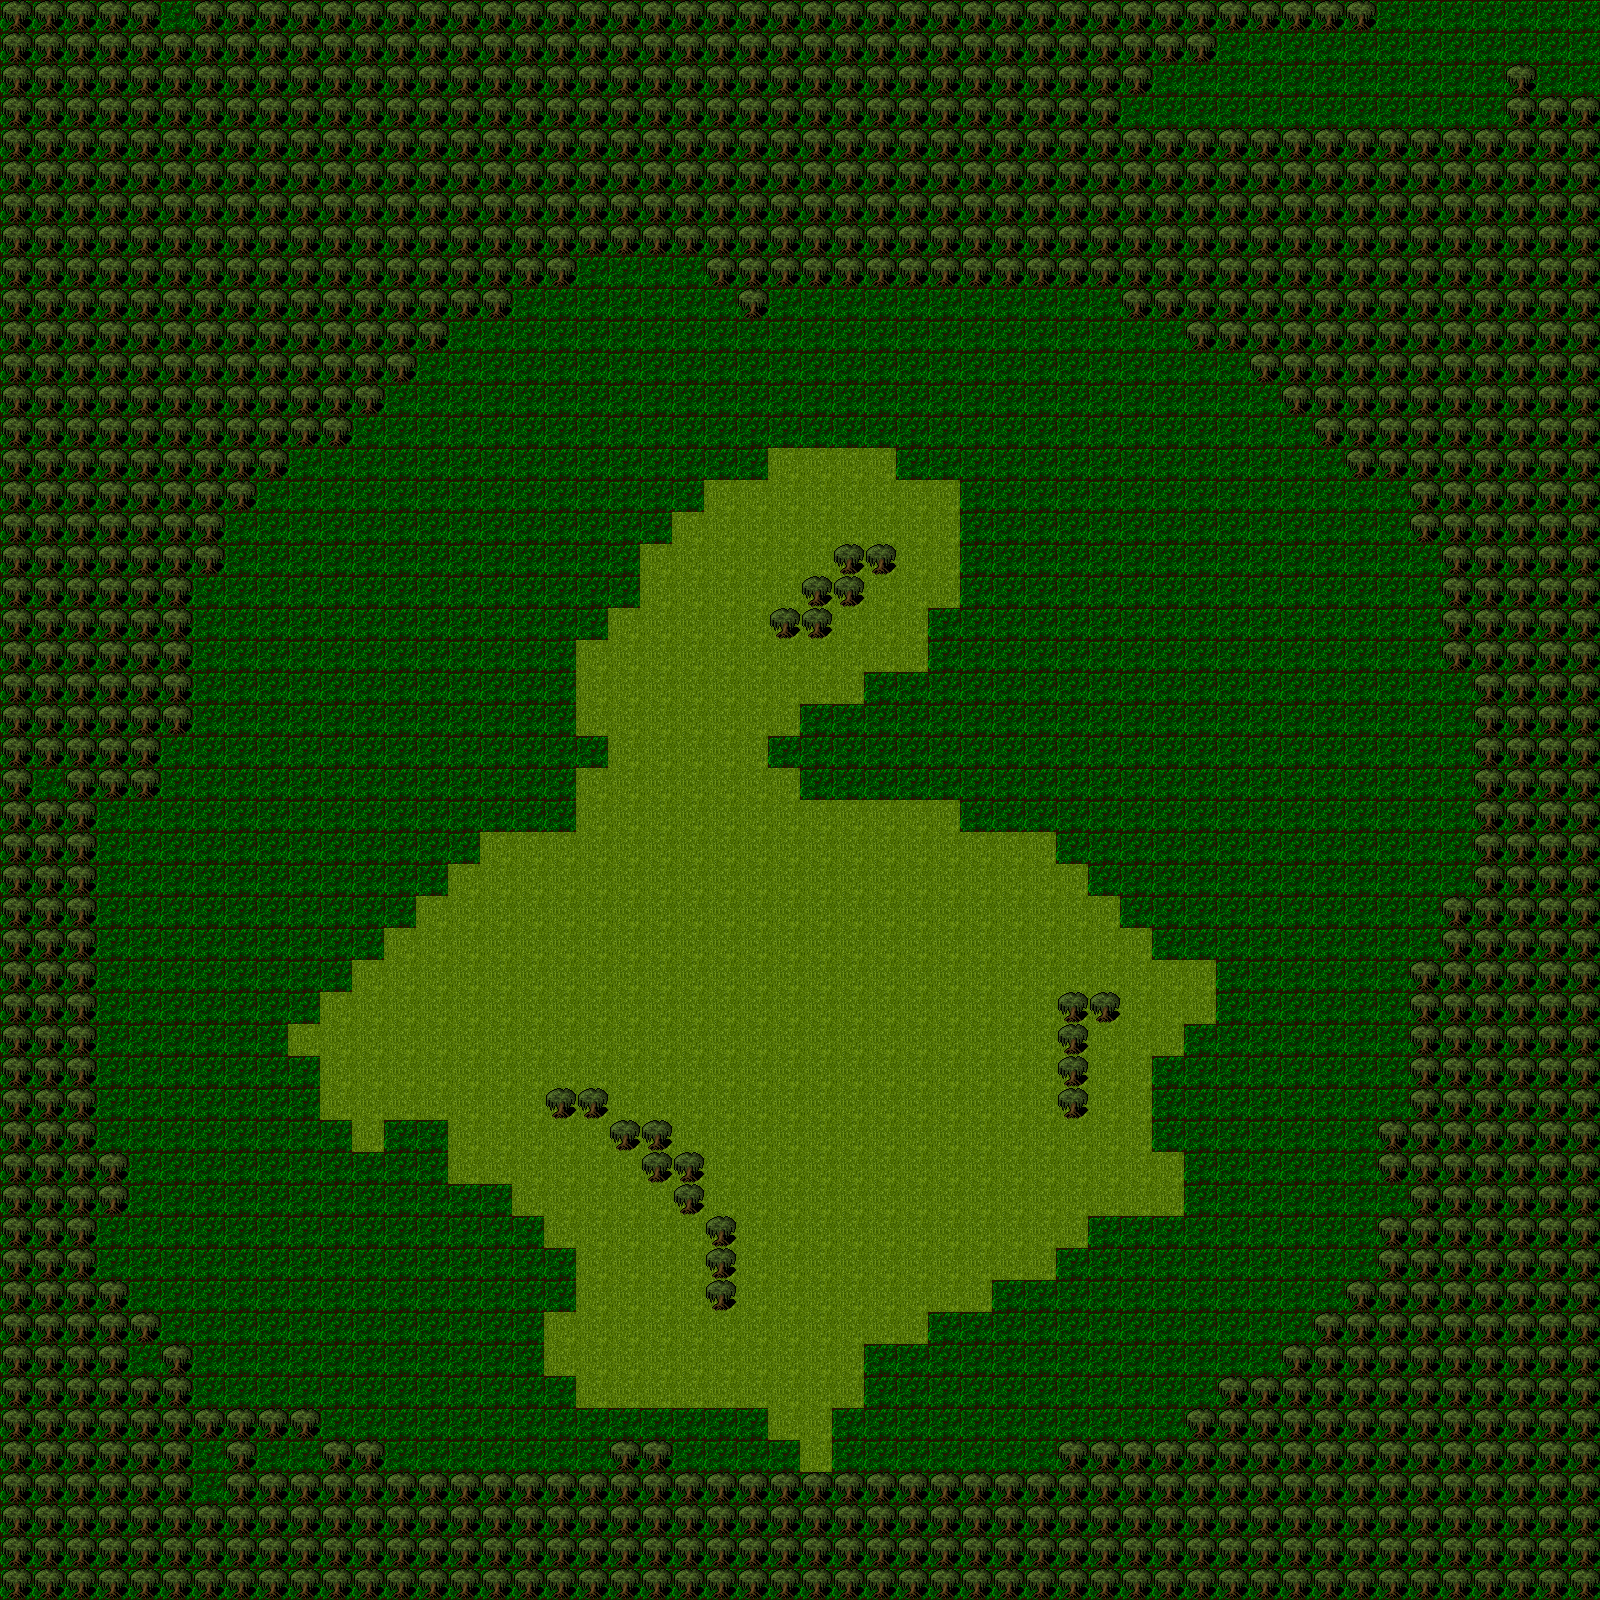

A level layout from a 2D game, rendered from its tile map. Below: a short description, then the map file with tile-grid data replaced by summaries:
An orthogonal 50x50 tile map with 32x32 px tiles, 2 tile layers (Tile Layer 1, Tile Layer 2), 2 tilesets.

<map version="1.0" orientation="orthogonal" width="50" height="50" tilewidth="32" tileheight="32">
 <tileset firstgid="1" name="floor" tilewidth="32" tileheight="32">
  <image source="../placeholder/floor.png" width="1024" height="768" />
 </tileset>
 <tileset firstgid="769" name="feat" tilewidth="32" tileheight="32">
  <image source="../placeholder/feat.png" width="1024" height="608" />
 </tileset>
 <layer name="Tile Layer 1" width="50" height="50">
  <data>[2500 cells, 2500 non-empty, 2 distinct tile ids]</data>
 </layer>
 <layer name="Tile Layer 2" width="50" height="50">
  <data>[2500 cells, 1115 non-empty, 1 distinct tile ids]</data>
 </layer>
</map>